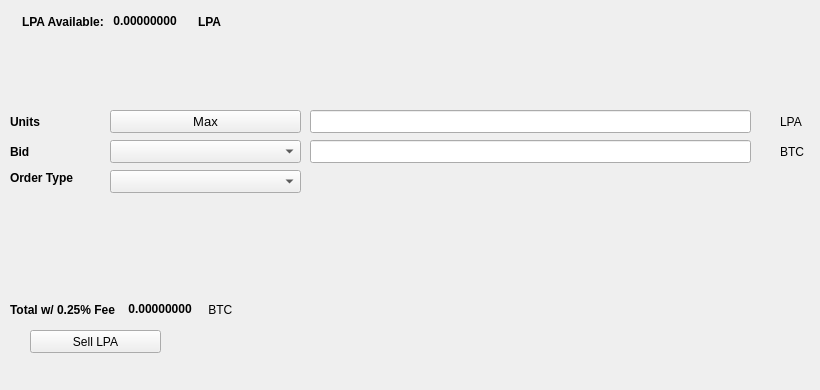
   <widget class="QWidget" name="SellTab">
    <attribute name="title">
     <string>Sell</string>
    </attribute>
    <widget class="QLabel" name="label_16">
     <property name="geometry">
      <rect>
       <x>780</x>
       <y>140</y>
       <width>31</width>
       <height>23</height>
      </rect>
     </property>
     <property name="text">
      <string>BTC</string>
     </property>
    </widget>
    <widget class="QComboBox" name="SellBidcomboBox">
     <property name="geometry">
      <rect>
       <x>110</x>
       <y>140</y>
       <width>191</width>
       <height>23</height>
      </rect>
     </property>
     <property name="font">
      <font>
       <pointsize>10</pointsize>
      </font>
     </property>
    </widget>
    <widget class="QLabel" name="label_18">
     <property name="geometry">
      <rect>
       <x>10</x>
       <y>110</y>
       <width>46</width>
       <height>23</height>
      </rect>
     </property>
     <property name="font">
      <font>
       <weight>75</weight>
       <bold>true</bold>
      </font>
     </property>
     <property name="text">
      <string>Units</string>
     </property>
    </widget>
    <widget class="QPushButton" name="Sell_Max_Amount">
     <property name="geometry">
      <rect>
       <x>110</x>
       <y>110</y>
       <width>191</width>
       <height>23</height>
      </rect>
     </property>
     <property name="font">
      <font>
       <pointsize>10</pointsize>
      </font>
     </property>
     <property name="text">
      <string>Max</string>
     </property>
    </widget>
    <widget class="QLabel" name="label_20">
     <property name="geometry">
      <rect>
       <x>10</x>
       <y>170</y>
       <width>91</width>
       <height>16</height>
      </rect>
     </property>
     <property name="font">
      <font>
       <weight>75</weight>
       <bold>true</bold>
      </font>
     </property>
     <property name="text">
      <string>Order Type</string>
     </property>
    </widget>
    <widget class="QComboBox" name="SellOrdertypeCombo">
     <property name="geometry">
      <rect>
       <x>110</x>
       <y>170</y>
       <width>191</width>
       <height>23</height>
      </rect>
     </property>
     <property name="font">
      <font>
       <pointsize>10</pointsize>
      </font>
     </property>
    </widget>
    <widget class="QLabel" name="label_21">
     <property name="geometry">
      <rect>
       <x>10</x>
       <y>140</y>
       <width>46</width>
       <height>23</height>
      </rect>
     </property>
     <property name="font">
      <font>
       <weight>75</weight>
       <bold>true</bold>
      </font>
     </property>
     <property name="text">
      <string>Bid</string>
     </property>
    </widget>
    <widget class="QLabel" name="label_22">
     <property name="geometry">
      <rect>
       <x>780</x>
       <y>110</y>
       <width>31</width>
       <height>23</height>
      </rect>
     </property>
     <property name="text">
      <string>LPA</string>
     </property>
    </widget>
    <widget class="QLineEdit" name="UnitsInputLPA">
     <property name="geometry">
      <rect>
       <x>310</x>
       <y>110</y>
       <width>441</width>
       <height>23</height>
      </rect>
     </property>
     <property name="font">
      <font>
       <pointsize>9</pointsize>
       <weight>75</weight>
       <bold>true</bold>
      </font>
     </property>
    </widget>
    <widget class="QLineEdit" name="SellBidPriceEdit">
     <property name="geometry">
      <rect>
       <x>310</x>
       <y>140</y>
       <width>441</width>
       <height>23</height>
      </rect>
     </property>
     <property name="font">
      <font>
       <pointsize>9</pointsize>
       <weight>75</weight>
       <bold>true</bold>
      </font>
     </property>
    </widget>
    <widget class="QPushButton" name="SellLPABTN">
     <property name="geometry">
      <rect>
       <x>30</x>
       <y>330</y>
       <width>131</width>
       <height>23</height>
      </rect>
     </property>
     <property name="text">
      <string>Sell LPA</string>
     </property>
     <property name="icon">
      <iconset resource="../lpa">
       <normaloff>:/icons/bitcoin</normaloff>:/icons/bitcoin</iconset>
     </property>
    </widget>
    <widget class="QWidget" name="layoutWidget3">
     <property name="geometry">
      <rect>
       <x>22</x>
       <y>12</y>
       <width>258</width>
       <height>19</height>
      </rect>
     </property>
     <layout class="QHBoxLayout" name="horizontalLayout">
      <item>
       <widget class="QLabel" name="label232_2">
        <property name="font">
         <font>
          <weight>75</weight>
          <bold>true</bold>
         </font>
        </property>
        <property name="text">
         <string>LPA Available:</string>
        </property>
       </widget>
      </item>
      <item>
       <widget class="QLabel" name="LPAAvailableLabel">
        <property name="palette">
         <palette>
          <active>
           <colorrole role="WindowText">
            <brush brushstyle="SolidPattern">
             <color alpha="255">
              <red>0</red>
              <green>0</green>
              <blue>0</blue>
             </color>
            </brush>
           </colorrole>
           <colorrole role="Button">
            <brush brushstyle="SolidPattern">
             <color alpha="255">
              <red>0</red>
              <green>170</green>
              <blue>0</blue>
             </color>
            </brush>
           </colorrole>
           <colorrole role="Light">
            <brush brushstyle="SolidPattern">
             <color alpha="255">
              <red>0</red>
              <green>255</green>
              <blue>0</blue>
             </color>
            </brush>
           </colorrole>
           <colorrole role="Midlight">
            <brush brushstyle="SolidPattern">
             <color alpha="255">
              <red>0</red>
              <green>212</green>
              <blue>0</blue>
             </color>
            </brush>
           </colorrole>
           <colorrole role="Dark">
            <brush brushstyle="SolidPattern">
             <color alpha="255">
              <red>0</red>
              <green>85</green>
              <blue>0</blue>
             </color>
            </brush>
           </colorrole>
           <colorrole role="Mid">
            <brush brushstyle="SolidPattern">
             <color alpha="255">
              <red>0</red>
              <green>113</green>
              <blue>0</blue>
             </color>
            </brush>
           </colorrole>
           <colorrole role="Text">
            <brush brushstyle="SolidPattern">
             <color alpha="255">
              <red>0</red>
              <green>170</green>
              <blue>0</blue>
             </color>
            </brush>
           </colorrole>
           <colorrole role="BrightText">
            <brush brushstyle="SolidPattern">
             <color alpha="255">
              <red>255</red>
              <green>255</green>
              <blue>255</blue>
             </color>
            </brush>
           </colorrole>
           <colorrole role="ButtonText">
            <brush brushstyle="SolidPattern">
             <color alpha="255">
              <red>0</red>
              <green>0</green>
              <blue>0</blue>
             </color>
            </brush>
           </colorrole>
           <colorrole role="Base">
            <brush brushstyle="SolidPattern">
             <color alpha="255">
              <red>255</red>
              <green>255</green>
              <blue>255</blue>
             </color>
            </brush>
           </colorrole>
           <colorrole role="Window">
            <brush brushstyle="SolidPattern">
             <color alpha="255">
              <red>0</red>
              <green>170</green>
              <blue>0</blue>
             </color>
            </brush>
           </colorrole>
           <colorrole role="Shadow">
            <brush brushstyle="SolidPattern">
             <color alpha="255">
              <red>0</red>
              <green>0</green>
              <blue>0</blue>
             </color>
            </brush>
           </colorrole>
           <colorrole role="AlternateBase">
            <brush brushstyle="SolidPattern">
             <color alpha="255">
              <red>127</red>
              <green>212</green>
              <blue>127</blue>
             </color>
            </brush>
           </colorrole>
           <colorrole role="ToolTipBase">
            <brush brushstyle="SolidPattern">
             <color alpha="255">
              <red>255</red>
              <green>255</green>
              <blue>220</blue>
             </color>
            </brush>
           </colorrole>
           <colorrole role="ToolTipText">
            <brush brushstyle="SolidPattern">
             <color alpha="255">
              <red>0</red>
              <green>0</green>
              <blue>0</blue>
             </color>
            </brush>
           </colorrole>
          </active>
          <inactive>
           <colorrole role="WindowText">
            <brush brushstyle="SolidPattern">
             <color alpha="255">
              <red>0</red>
              <green>0</green>
              <blue>0</blue>
             </color>
            </brush>
           </colorrole>
           <colorrole role="Button">
            <brush brushstyle="SolidPattern">
             <color alpha="255">
              <red>0</red>
              <green>170</green>
              <blue>0</blue>
             </color>
            </brush>
           </colorrole>
           <colorrole role="Light">
            <brush brushstyle="SolidPattern">
             <color alpha="255">
              <red>0</red>
              <green>255</green>
              <blue>0</blue>
             </color>
            </brush>
           </colorrole>
           <colorrole role="Midlight">
            <brush brushstyle="SolidPattern">
             <color alpha="255">
              <red>0</red>
              <green>212</green>
              <blue>0</blue>
             </color>
            </brush>
           </colorrole>
           <colorrole role="Dark">
            <brush brushstyle="SolidPattern">
             <color alpha="255">
              <red>0</red>
              <green>85</green>
              <blue>0</blue>
             </color>
            </brush>
           </colorrole>
           <colorrole role="Mid">
            <brush brushstyle="SolidPattern">
             <color alpha="255">
              <red>0</red>
              <green>113</green>
              <blue>0</blue>
             </color>
            </brush>
           </colorrole>
           <colorrole role="Text">
            <brush brushstyle="SolidPattern">
             <color alpha="255">
              <red>0</red>
              <green>170</green>
              <blue>0</blue>
             </color>
            </brush>
           </colorrole>
           <colorrole role="BrightText">
            <brush brushstyle="SolidPattern">
             <color alpha="255">
              <red>255</red>
              <green>255</green>
              <blue>255</blue>
             </color>
            </brush>
           </colorrole>
           <colorrole role="ButtonText">
            <brush brushstyle="SolidPattern">
             <color alpha="255">
              <red>0</red>
              <green>0</green>
              <blue>0</blue>
             </color>
            </brush>
           </colorrole>
           <colorrole role="Base">
            <brush brushstyle="SolidPattern">
             <color alpha="255">
              <red>255</red>
              <green>255</green>
              <blue>255</blue>
             </color>
            </brush>
           </colorrole>
           <colorrole role="Window">
            <brush brushstyle="SolidPattern">
             <color alpha="255">
              <red>0</red>
              <green>170</green>
              <blue>0</blue>
             </color>
            </brush>
           </colorrole>
           <colorrole role="Shadow">
            <brush brushstyle="SolidPattern">
             <color alpha="255">
              <red>0</red>
              <green>0</green>
              <blue>0</blue>
             </color>
            </brush>
           </colorrole>
           <colorrole role="AlternateBase">
            <brush brushstyle="SolidPattern">
             <color alpha="255">
              <red>127</red>
              <green>212</green>
              <blue>127</blue>
             </color>
            </brush>
           </colorrole>
           <colorrole role="ToolTipBase">
            <brush brushstyle="SolidPattern">
             <color alpha="255">
              <red>255</red>
              <green>255</green>
              <blue>220</blue>
             </color>
            </brush>
           </colorrole>
           <colorrole role="ToolTipText">
            <brush brushstyle="SolidPattern">
             <color alpha="255">
              <red>0</red>
              <green>0</green>
              <blue>0</blue>
             </color>
            </brush>
           </colorrole>
          </inactive>
          <disabled>
           <colorrole role="WindowText">
            <brush brushstyle="SolidPattern">
             <color alpha="255">
              <red>0</red>
              <green>85</green>
              <blue>0</blue>
             </color>
            </brush>
           </colorrole>
           <colorrole role="Button">
            <brush brushstyle="SolidPattern">
             <color alpha="255">
              <red>0</red>
              <green>170</green>
              <blue>0</blue>
             </color>
            </brush>
           </colorrole>
           <colorrole role="Light">
            <brush brushstyle="SolidPattern">
             <color alpha="255">
              <red>0</red>
              <green>255</green>
              <blue>0</blue>
             </color>
            </brush>
           </colorrole>
           <colorrole role="Midlight">
            <brush brushstyle="SolidPattern">
             <color alpha="255">
              <red>0</red>
              <green>212</green>
              <blue>0</blue>
             </color>
            </brush>
           </colorrole>
           <colorrole role="Dark">
            <brush brushstyle="SolidPattern">
             <color alpha="255">
              <red>0</red>
              <green>85</green>
              <blue>0</blue>
             </color>
            </brush>
           </colorrole>
           <colorrole role="Mid">
            <brush brushstyle="SolidPattern">
             <color alpha="255">
              <red>0</red>
              <green>113</green>
              <blue>0</blue>
             </color>
            </brush>
           </colorrole>
           <colorrole role="Text">
            <brush brushstyle="SolidPattern">
             <color alpha="255">
              <red>0</red>
              <green>85</green>
              <blue>0</blue>
             </color>
            </brush>
           </colorrole>
           <colorrole role="BrightText">
            <brush brushstyle="SolidPattern">
             <color alpha="255">
              <red>255</red>
              <green>255</green>
              <blue>255</blue>
             </color>
            </brush>
           </colorrole>
           <colorrole role="ButtonText">
            <brush brushstyle="SolidPattern">
             <color alpha="255">
              <red>0</red>
              <green>85</green>
              <blue>0</blue>
             </color>
            </brush>
           </colorrole>
           <colorrole role="Base">
            <brush brushstyle="SolidPattern">
             <color alpha="255">
              <red>0</red>
              <green>170</green>
              <blue>0</blue>
             </color>
            </brush>
           </colorrole>
           <colorrole role="Window">
            <brush brushstyle="SolidPattern">
             <color alpha="255">
              <red>0</red>
              <green>170</green>
              <blue>0</blue>
             </color>
            </brush>
           </colorrole>
           <colorrole role="Shadow">
            <brush brushstyle="SolidPattern">
             <color alpha="255">
              <red>0</red>
              <green>0</green>
              <blue>0</blue>
             </color>
            </brush>
           </colorrole>
           <colorrole role="AlternateBase">
            <brush brushstyle="SolidPattern">
             <color alpha="255">
              <red>0</red>
              <green>170</green>
              <blue>0</blue>
             </color>
            </brush>
           </colorrole>
           <colorrole role="ToolTipBase">
            <brush brushstyle="SolidPattern">
             <color alpha="255">
              <red>255</red>
              <green>255</green>
              <blue>220</blue>
             </color>
            </brush>
           </colorrole>
           <colorrole role="ToolTipText">
            <brush brushstyle="SolidPattern">
             <color alpha="255">
              <red>0</red>
              <green>0</green>
              <blue>0</blue>
             </color>
            </brush>
           </colorrole>
          </disabled>
         </palette>
        </property>
        <property name="font">
         <font>
          <weight>75</weight>
          <bold>true</bold>
         </font>
        </property>
        <property name="text">
         <string> 0.00000000 </string>
        </property>
        <property name="textInteractionFlags">
         <set>Qt::LinksAccessibleByMouse|Qt::TextSelectableByKeyboard|Qt::TextSelectableByMouse</set>
        </property>
       </widget>
      </item>
      <item>
       <widget class="QLabel" name="labelLPA">
        <property name="font">
         <font>
          <weight>75</weight>
          <bold>true</bold>
         </font>
        </property>
        <property name="text">
         <string>LPA</string>
        </property>
       </widget>
      </item>
     </layout>
    </widget>
    <widget class="QWidget" name="layoutWidget">
     <property name="geometry">
      <rect>
       <x>10</x>
       <y>300</y>
       <width>268</width>
       <height>19</height>
      </rect>
     </property>
     <layout class="QHBoxLayout" name="horizontalLayout_2">
      <item>
       <widget class="QLabel" name="label_19">
        <property name="font">
         <font>
          <weight>75</weight>
          <bold>true</bold>
         </font>
        </property>
        <property name="text">
         <string>Total w/ 0.25% Fee </string>
        </property>
       </widget>
      </item>
      <item>
       <widget class="QLabel" name="SellCostLabel">
        <property name="palette">
         <palette>
          <active>
           <colorrole role="WindowText">
            <brush brushstyle="SolidPattern">
             <color alpha="255">
              <red>0</red>
              <green>0</green>
              <blue>0</blue>
             </color>
            </brush>
           </colorrole>
           <colorrole role="Button">
            <brush brushstyle="SolidPattern">
             <color alpha="255">
              <red>0</red>
              <green>170</green>
              <blue>0</blue>
             </color>
            </brush>
           </colorrole>
           <colorrole role="Light">
            <brush brushstyle="SolidPattern">
             <color alpha="255">
              <red>0</red>
              <green>255</green>
              <blue>0</blue>
             </color>
            </brush>
           </colorrole>
           <colorrole role="Midlight">
            <brush brushstyle="SolidPattern">
             <color alpha="255">
              <red>0</red>
              <green>212</green>
              <blue>0</blue>
             </color>
            </brush>
           </colorrole>
           <colorrole role="Dark">
            <brush brushstyle="SolidPattern">
             <color alpha="255">
              <red>0</red>
              <green>85</green>
              <blue>0</blue>
             </color>
            </brush>
           </colorrole>
           <colorrole role="Mid">
            <brush brushstyle="SolidPattern">
             <color alpha="255">
              <red>0</red>
              <green>113</green>
              <blue>0</blue>
             </color>
            </brush>
           </colorrole>
           <colorrole role="Text">
            <brush brushstyle="SolidPattern">
             <color alpha="255">
              <red>0</red>
              <green>170</green>
              <blue>0</blue>
             </color>
            </brush>
           </colorrole>
           <colorrole role="BrightText">
            <brush brushstyle="SolidPattern">
             <color alpha="255">
              <red>255</red>
              <green>255</green>
              <blue>255</blue>
             </color>
            </brush>
           </colorrole>
           <colorrole role="ButtonText">
            <brush brushstyle="SolidPattern">
             <color alpha="255">
              <red>0</red>
              <green>0</green>
              <blue>0</blue>
             </color>
            </brush>
           </colorrole>
           <colorrole role="Base">
            <brush brushstyle="SolidPattern">
             <color alpha="255">
              <red>255</red>
              <green>255</green>
              <blue>255</blue>
             </color>
            </brush>
           </colorrole>
           <colorrole role="Window">
            <brush brushstyle="SolidPattern">
             <color alpha="255">
              <red>0</red>
              <green>170</green>
              <blue>0</blue>
             </color>
            </brush>
           </colorrole>
           <colorrole role="Shadow">
            <brush brushstyle="SolidPattern">
             <color alpha="255">
              <red>0</red>
              <green>0</green>
              <blue>0</blue>
             </color>
            </brush>
           </colorrole>
           <colorrole role="AlternateBase">
            <brush brushstyle="SolidPattern">
             <color alpha="255">
              <red>127</red>
              <green>212</green>
              <blue>127</blue>
             </color>
            </brush>
           </colorrole>
           <colorrole role="ToolTipBase">
            <brush brushstyle="SolidPattern">
             <color alpha="255">
              <red>255</red>
              <green>255</green>
              <blue>220</blue>
             </color>
            </brush>
           </colorrole>
           <colorrole role="ToolTipText">
            <brush brushstyle="SolidPattern">
             <color alpha="255">
              <red>0</red>
              <green>0</green>
              <blue>0</blue>
             </color>
            </brush>
           </colorrole>
          </active>
          <inactive>
           <colorrole role="WindowText">
            <brush brushstyle="SolidPattern">
             <color alpha="255">
              <red>0</red>
              <green>0</green>
              <blue>0</blue>
             </color>
            </brush>
           </colorrole>
           <colorrole role="Button">
            <brush brushstyle="SolidPattern">
             <color alpha="255">
              <red>0</red>
              <green>170</green>
              <blue>0</blue>
             </color>
            </brush>
           </colorrole>
           <colorrole role="Light">
            <brush brushstyle="SolidPattern">
             <color alpha="255">
              <red>0</red>
              <green>255</green>
              <blue>0</blue>
             </color>
            </brush>
           </colorrole>
           <colorrole role="Midlight">
            <brush brushstyle="SolidPattern">
             <color alpha="255">
              <red>0</red>
              <green>212</green>
              <blue>0</blue>
             </color>
            </brush>
           </colorrole>
           <colorrole role="Dark">
            <brush brushstyle="SolidPattern">
             <color alpha="255">
              <red>0</red>
              <green>85</green>
              <blue>0</blue>
             </color>
            </brush>
           </colorrole>
           <colorrole role="Mid">
            <brush brushstyle="SolidPattern">
             <color alpha="255">
              <red>0</red>
              <green>113</green>
              <blue>0</blue>
             </color>
            </brush>
           </colorrole>
           <colorrole role="Text">
            <brush brushstyle="SolidPattern">
             <color alpha="255">
              <red>0</red>
              <green>170</green>
              <blue>0</blue>
             </color>
            </brush>
           </colorrole>
           <colorrole role="BrightText">
            <brush brushstyle="SolidPattern">
             <color alpha="255">
              <red>255</red>
              <green>255</green>
              <blue>255</blue>
             </color>
            </brush>
           </colorrole>
           <colorrole role="ButtonText">
            <brush brushstyle="SolidPattern">
             <color alpha="255">
              <red>0</red>
              <green>0</green>
              <blue>0</blue>
             </color>
            </brush>
           </colorrole>
           <colorrole role="Base">
            <brush brushstyle="SolidPattern">
             <color alpha="255">
              <red>255</red>
              <green>255</green>
              <blue>255</blue>
             </color>
            </brush>
           </colorrole>
           <colorrole role="Window">
            <brush brushstyle="SolidPattern">
             <color alpha="255">
              <red>0</red>
              <green>170</green>
              <blue>0</blue>
             </color>
            </brush>
           </colorrole>
           <colorrole role="Shadow">
            <brush brushstyle="SolidPattern">
             <color alpha="255">
              <red>0</red>
              <green>0</green>
              <blue>0</blue>
             </color>
            </brush>
           </colorrole>
           <colorrole role="AlternateBase">
            <brush brushstyle="SolidPattern">
             <color alpha="255">
              <red>127</red>
              <green>212</green>
              <blue>127</blue>
             </color>
            </brush>
           </colorrole>
           <colorrole role="ToolTipBase">
            <brush brushstyle="SolidPattern">
             <color alpha="255">
              <red>255</red>
              <green>255</green>
              <blue>220</blue>
             </color>
            </brush>
           </colorrole>
           <colorrole role="ToolTipText">
            <brush brushstyle="SolidPattern">
             <color alpha="255">
              <red>0</red>
              <green>0</green>
              <blue>0</blue>
             </color>
            </brush>
           </colorrole>
          </inactive>
          <disabled>
           <colorrole role="WindowText">
            <brush brushstyle="SolidPattern">
             <color alpha="255">
              <red>0</red>
              <green>85</green>
              <blue>0</blue>
             </color>
            </brush>
           </colorrole>
           <colorrole role="Button">
            <brush brushstyle="SolidPattern">
             <color alpha="255">
              <red>0</red>
              <green>170</green>
              <blue>0</blue>
             </color>
            </brush>
           </colorrole>
           <colorrole role="Light">
            <brush brushstyle="SolidPattern">
             <color alpha="255">
              <red>0</red>
              <green>255</green>
              <blue>0</blue>
             </color>
            </brush>
           </colorrole>
           <colorrole role="Midlight">
            <brush brushstyle="SolidPattern">
             <color alpha="255">
              <red>0</red>
              <green>212</green>
              <blue>0</blue>
             </color>
            </brush>
           </colorrole>
           <colorrole role="Dark">
            <brush brushstyle="SolidPattern">
             <color alpha="255">
              <red>0</red>
              <green>85</green>
              <blue>0</blue>
             </color>
            </brush>
           </colorrole>
           <colorrole role="Mid">
            <brush brushstyle="SolidPattern">
             <color alpha="255">
              <red>0</red>
              <green>113</green>
              <blue>0</blue>
             </color>
            </brush>
           </colorrole>
           <colorrole role="Text">
            <brush brushstyle="SolidPattern">
             <color alpha="255">
              <red>0</red>
              <green>85</green>
              <blue>0</blue>
             </color>
            </brush>
           </colorrole>
           <colorrole role="BrightText">
            <brush brushstyle="SolidPattern">
             <color alpha="255">
              <red>255</red>
              <green>255</green>
              <blue>255</blue>
             </color>
            </brush>
           </colorrole>
           <colorrole role="ButtonText">
            <brush brushstyle="SolidPattern">
             <color alpha="255">
              <red>0</red>
              <green>85</green>
              <blue>0</blue>
             </color>
            </brush>
           </colorrole>
           <colorrole role="Base">
            <brush brushstyle="SolidPattern">
             <color alpha="255">
              <red>0</red>
              <green>170</green>
              <blue>0</blue>
             </color>
            </brush>
           </colorrole>
           <colorrole role="Window">
            <brush brushstyle="SolidPattern">
             <color alpha="255">
              <red>0</red>
              <green>170</green>
              <blue>0</blue>
             </color>
            </brush>
           </colorrole>
           <colorrole role="Shadow">
            <brush brushstyle="SolidPattern">
             <color alpha="255">
              <red>0</red>
              <green>0</green>
              <blue>0</blue>
             </color>
            </brush>
           </colorrole>
           <colorrole role="AlternateBase">
            <brush brushstyle="SolidPattern">
             <color alpha="255">
              <red>0</red>
              <green>170</green>
              <blue>0</blue>
             </color>
            </brush>
           </colorrole>
           <colorrole role="ToolTipBase">
            <brush brushstyle="SolidPattern">
             <color alpha="255">
              <red>255</red>
              <green>255</green>
              <blue>220</blue>
             </color>
            </brush>
           </colorrole>
           <colorrole role="ToolTipText">
            <brush brushstyle="SolidPattern">
             <color alpha="255">
              <red>0</red>
              <green>0</green>
              <blue>0</blue>
             </color>
            </brush>
           </colorrole>
          </disabled>
         </palette>
        </property>
        <property name="font">
         <font>
          <weight>75</weight>
          <bold>true</bold>
         </font>
        </property>
        <property name="autoFillBackground">
         <bool>false</bool>
        </property>
        <property name="text">
         <string> 0.00000000</string>
        </property>
        <property name="textInteractionFlags">
         <set>Qt::LinksAccessibleByMouse|Qt::TextSelectableByMouse</set>
        </property>
       </widget>
      </item>
      <item>
       <widget class="QLabel" name="label_17">
        <property name="font">
         <font>
          <weight>50</weight>
          <bold>false</bold>
         </font>
        </property>
        <property name="text">
         <string> BTC</string>
        </property>
       </widget>
      </item>
     </layout>
    </widget>
    <widget class="QLabel" name="label_23">
     <property name="geometry">
      <rect>
       <x>460</x>
       <y>300</y>
       <width>281</width>
       <height>81</height>
      </rect>
     </property>
     <property name="text">
      <string/>
     </property>
     <property name="pixmap">
      <pixmap>:/images/bittrex</pixmap>
     </property>
    </widget>
   </widget>
